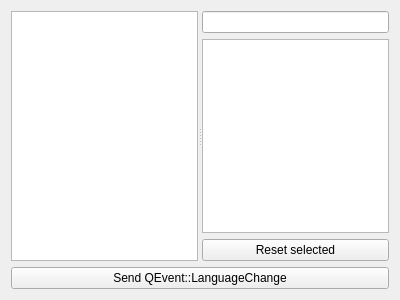
<?xml version="1.0" encoding="UTF-8"?>
<ui version="4.0">
 <class>GammaRay::TranslatorInspectorWidget</class>
 <widget class="QWidget" name="GammaRay::TranslatorInspectorWidget">
  <property name="geometry">
   <rect>
    <x>0</x>
    <y>0</y>
    <width>400</width>
    <height>300</height>
   </rect>
  </property>
  <layout class="QVBoxLayout" name="verticalLayout_2">
   <item>
    <widget class="QSplitter" name="mainSplitter">
     <property name="orientation">
      <enum>Qt::Horizontal</enum>
     </property>
     <widget class="GammaRay::DeferredTreeView" name="translatorList">
      <property name="rootIsDecorated">
       <bool>false</bool>
      </property>
      <property name="uniformRowHeights">
       <bool>true</bool>
      </property>
     </widget>
     <widget class="QWidget" name="layoutWidget">
      <layout class="QVBoxLayout" name="verticalLayout">
       <item>
        <widget class="QLineEdit" name="translationsSearchLine"/>
       </item>
       <item>
        <widget class="GammaRay::DeferredTreeView" name="translationsView">
         <property name="selectionMode">
          <enum>QAbstractItemView::ContiguousSelection</enum>
         </property>
         <property name="rootIsDecorated">
          <bool>false</bool>
         </property>
        </widget>
       </item>
       <item>
        <widget class="QPushButton" name="resetTranslationsButton">
         <property name="text">
          <string>Reset selected</string>
         </property>
        </widget>
       </item>
      </layout>
     </widget>
    </widget>
   </item>
   <item>
    <widget class="QPushButton" name="languageChangeButton">
     <property name="text">
      <string>Send QEvent::LanguageChange</string>
     </property>
    </widget>
   </item>
  </layout>
 </widget>
 <customwidgets>
  <customwidget>
   <class>GammaRay::DeferredTreeView</class>
   <extends>QTreeView</extends>
   <header location="global">ui/deferredtreeview.h</header>
  </customwidget>
 </customwidgets>
 <resources/>
 <connections/>
</ui>
